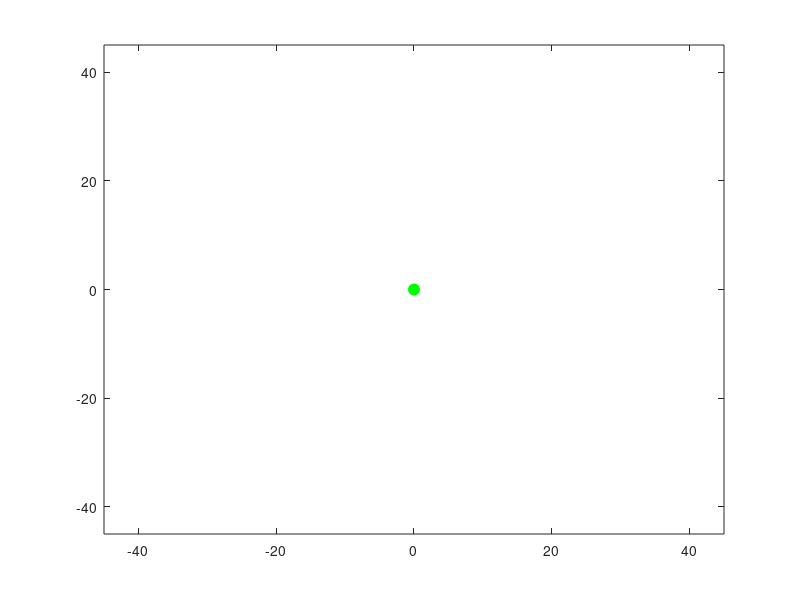

Write the MATLAB code that produced this figure. (Note: this script raises an error after producing the figure.)
clc;clearvars;close all;
% Set parameters
xl = [-45 45];          % x axis limit
yl = [-45 45];          % y axis limit
start = [0,0];          % starting coordinate (x,y)
gain = 0.01;            % amount of motion at each iteration (% of axis range)
time = 30;              % run time (seconds)
showTrace = false;      % when true, the path is recorded
% initialize figure
figure
ah = axes; 
h = plot(start(1), start(2), 'go', 'MarkerSize', 8, 'MarkerFaceColor', 'g'); 
xlim(ah, xl)
ylim(ah, yl)
hold(ah, 'on')
% randomly jitter for set amount of time
t1 = tic; 
pt = start; 
stepX = range(xl) * gain; 
stepY = range(yl) * gain; 
while toc(t1) < time
   % determine range of possible next coordinates
   xbound = [max(pt(1)-stepX, xl(1)), min(pt(1)+stepX, xl(2))]; 
   ybound = [max(pt(2)-stepY, yl(1)), min(pt(2)+stepY, yl(2))];
   % Randomly choose next coordinate
   pt(1) = xbound((rand < 0.5) + 1); 
   pt(2) = ybound((rand < 0.5) + 1); 
   % plot segment
   if showTrace
       plot([h.XData, pt(1)], [h.YData, pt(2)], '-k')
   end
   % Update position of dot on axis
   h.XData = pt(1); 
   h.YData = pt(2); 
   drawnow
end
